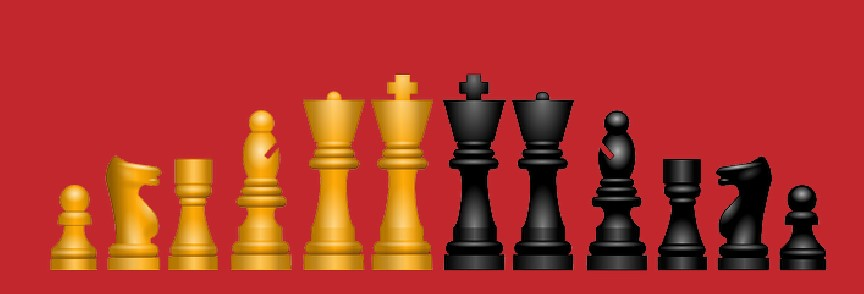
#> input picture chess.jpg, 864 x 294 px, given in place of icons01.png, which was not available
$ python contouring.py
#> lines starting #> are read from the running program, lines starting #| are printed output that depends on the picture; after the words box and inside, x2 and y2 are one past the last pixel; in counts of white or black regions, pixels touching at a corner belong together; pictures that were not available may be replaced by others from this repository, and a replacement may not be noted
import cv2 as cv
import numpy as np
import matplotlib.pyplot as plt
path ="C:\\Users\\hp\\Google Drive\\Fiverr Work\\2022\\15. Teaching OpenCV to Client\\Pics+scripts\\Pictures"
path ="C:\\Users\\hp\\Google Drive\\Fiverr Work\\2022\\15. Teaching OpenCV to Client\\Pics+scripts\\Pictures"
# read image
image = cv.imread(path + "\\icons01.png")
#> image is the input picture: shape (294, 864, 3); mean B, G, R 41.6, 52.3, 175.5

# plot using matplotlib library
plt.figure(1)
plt.imshow(image)
plt.title("Original Image")
plt.axis("off")
# convert to gray before moving countoring
grayImage = cv.cvtColor(image, cv.COLOR_BGR2GRAY)
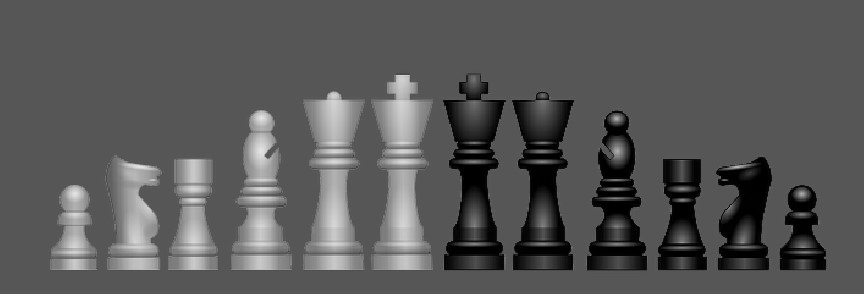
#> grayImage: shape (294, 864); min 0, max 228, mean 87.9

# now find all contours in the image
contours, hierarchy = cv.findContours(grayImage, cv.RETR_EXTERNAL, cv.CHAIN_APPROX_SIMPLE)
#> contours = [[[0, 0], [0, 293], [863, 293], [863, 0]]]
lenghthOfContours = len(contours)
#> lenghthOfContours = 1
print("the total number of contours in the image:" + str(lenghthOfContours))
#| the total number of contours in the image:1
# make copy of original image
imgCopy = image.copy()

# draw all contours
cv.drawContours(imgCopy, contours, -1, (0,255,0), 10)
#> imgCopy: shape (294, 864, 3); 5.41% of pixels changed, all inside (x1, y1, x2, y2) = (0, 0, 864, 294)


plt.figure(figsize= [10,10])
plt.imshow(imgCopy)
plt.title("Image with Contours")
plt.axis("off")
# read an image
img2 = cv.imread(path + "\\tree.jpg")

# display
plt.figure(1)
plt.imshow(img2)
plt.title("original image")
plt.axis("off")
# make copy
copyImg = np.copy(img2)
print(copyImg.shape)
#| (294, 864, 3)

# convert it to gray
imgGray = cv.cvtColor(copyImg, cv.COLOR_BGR2GRAY)
print(imgGray.shape)
#| (294, 864)

# display
plt.figure(2)
plt.imshow(imgGray, cmap="gray")
plt.title("grayscale image")
plt.axis("off")
invertGray = cv.bitwise_not(imgGray)
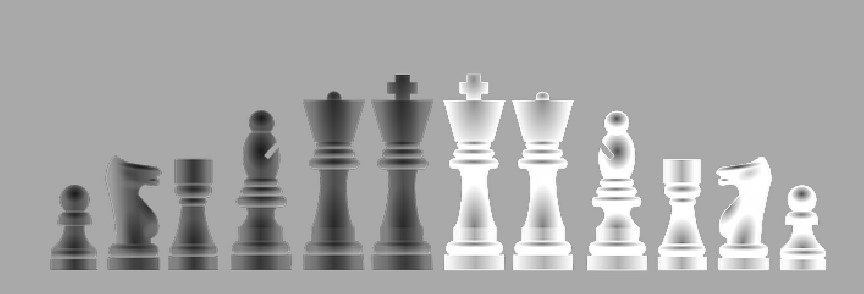
#> invertGray: shape (294, 864); min 27, max 255, mean 167.1

# display
plt.figure(3)
plt.imshow(invertGray, cmap="gray")
plt.title("Inverted grayscale image")
plt.axis("off")
# now find the contours
contours, hierarchy = cv.findContours(imgGray, cv.RETR_EXTERNAL, cv.CHAIN_APPROX_NONE)
#> contours = 1 contour; box (x1, y1, x2, y2) and area: (0, 0, 864, 294) 252859

# draw all contours
cv.drawContours(copyImg, contours, -1, (255, 0, 0), 5)
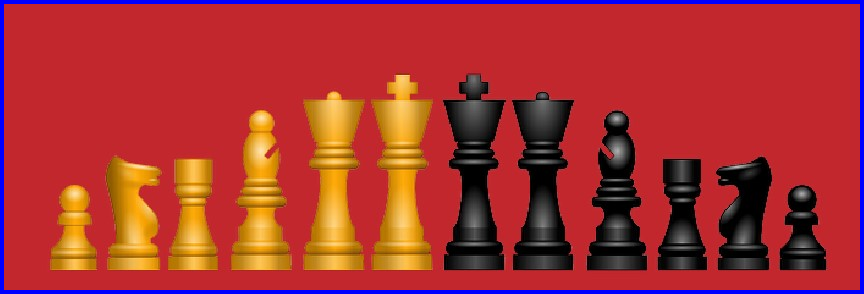
#> copyImg: shape (294, 864, 3); 3.62% of pixels changed, all inside (x1, y1, x2, y2) = (0, 0, 864, 294)

# Display the result
plt.imshow(copyImg)
plt.title("Contours Detected")
plt.axis("off")
ret, binaryThresh = cv.threshold(invertGray, 10, 255, cv.THRESH_BINARY)
#> binaryThresh: shape (294, 864); every value is 255
print(ret)

# Display the result
plt.imshow(binaryThresh, cmap="gray")
plt.title("Binary Image")
plt.axis("off")
# make another copy
copyImg2 = img2.copy()

# now find the contours
contours, hierarchy = cv.findContours(binaryThresh, cv.RETR_LIST, cv.CHAIN_APPROX_SIMPLE)
#> contours = [[[0, 0], [0, 293], [863, 293], [863, 0]]]

# draw all contours
cv.drawContours(copyImg2, contours, -1, (255, 0, 255), 5)

# Plot both of the resuts for comparison
plt.figure(figsize=[10, 10])
plt.subplot(121)
plt.imshow(copyImg)
plt.title("Without Thresholding")
plt.axis('off')
plt.subplot(122)
plt.imshow(copyImg2)
plt.title("With Threshloding")
plt.axis('off')
# Read the image
image3 = cv.imread(path + '\\chess.jpg')

# Display the image
plt.figure(figsize=[10,10])
plt.imshow(image3)
plt.title("Original Image")
plt.axis("off")
cp = image3.copy()

# Blur the image to remove noise
blurred_image = cv.GaussianBlur(cp,(5,5),0)

# Apply canny edge detection
edges = cv.Canny(blurred_image, 100, 160)
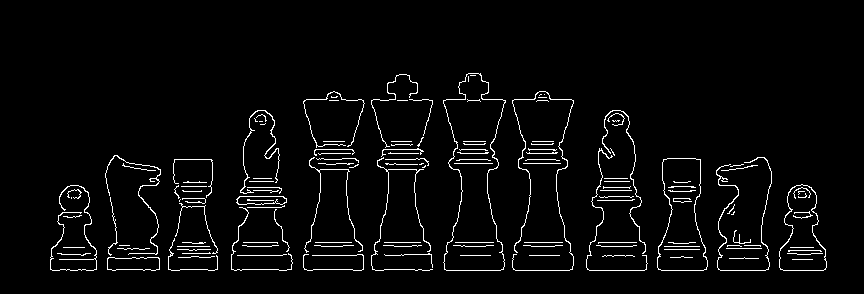
#> edges: shape (294, 864); 3.5% white in thin lines or dots, all inside (x1, y1, x2, y2) = (50, 73, 827, 271)

# Display the resultant binary image of edges
plt.figure(figsize=[10,10])
plt.imshow(edges,cmap='gray')
plt.title("Edges Image")
plt.axis("off")
# Detect the contour using the using the edges
contours, hierarchy = cv.findContours(edges, cv.RETR_EXTERNAL, cv.CHAIN_APPROX_SIMPLE)
#> contours = 112 contours, 97 with area under 20; largest, box (x1, y1, x2, y2) and area: (443, 73, 506, 271) 7886, (657, 158, 708, 271) 4042, (779, 184, 827, 271) 2723, (107, 257, 160, 271) 610, (236, 196, 287, 205) 356

# Draw the contours
image3_copy = image3.copy()

cv.drawContours(image3_copy, contours, -1, (0, 255, 0), 2)
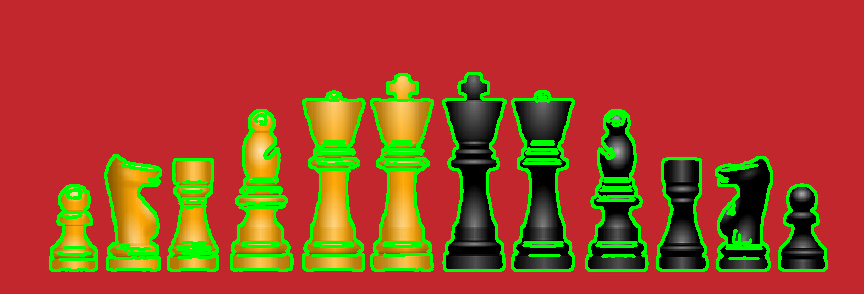
#> image3_copy: shape (294, 864, 3); 9.94% of pixels changed, all inside (x1, y1, x2, y2) = (49, 72, 828, 272)

# Display the drawn contours
plt.figure(figsize=[10,10])
plt.imshow(image3_copy)
plt.title("Contours Detected")
plt.axis("off")
image3_copy2 = image3.copy()

# Remove noise from the image
blurred = cv.GaussianBlur(image3_copy2,(3,3),0)

# Convert the image to gray-scale
gray = cv.cvtColor(blurred, cv.COLOR_BGR2GRAY)

# Perform adaptive thresholding
binary = cv.adaptiveThreshold(gray,255,cv.ADAPTIVE_THRESH_GAUSSIAN_C,cv.THRESH_BINARY_INV, 11, 5)
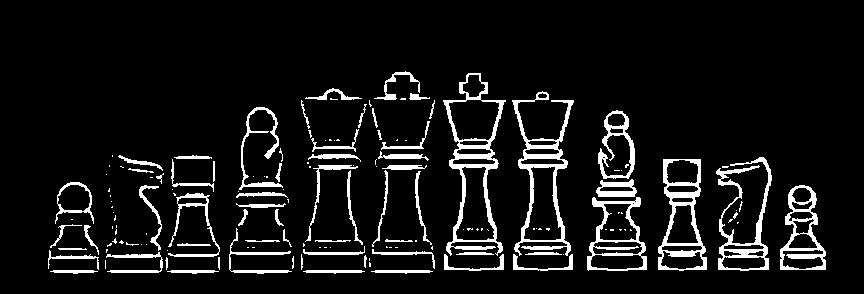
#> binary: shape (294, 864); 8.1% white; 154 white regions (88 under 20 px)

# Detect and Draw contours
contours, hierarchy = cv.findContours(binary, cv.RETR_EXTERNAL, cv.CHAIN_APPROX_SIMPLE)
#> contours = 138 contours, 82 with area under 20; largest, box (x1, y1, x2, y2) and area: (443, 73, 506, 256) 6066, (512, 91, 574, 256) 3970, (658, 159, 707, 271) 3802, (587, 197, 647, 271) 3048, (780, 185, 826, 270) 2496
cv.drawContours(image3_copy2, contours, -1, (0, 255, 0), 2)
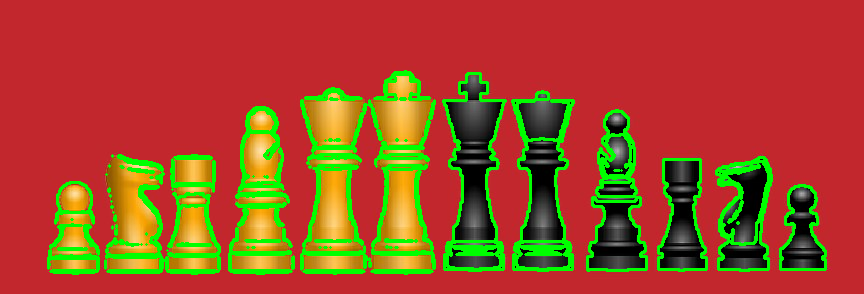
#> image3_copy2: shape (294, 864, 3); 11.05% of pixels changed, all inside (x1, y1, x2, y2) = (47, 70, 827, 275)

# Plotting both results for comparison
plt.figure(figsize=[18,18])
plt.subplot(121)
plt.imshow(image3_copy2)
plt.title("Using Adaptive Thresholding")
plt.axis('off')
plt.subplot(122)
plt.imshow(image3_copy)
plt.title("Using Edge Detection")
plt.axis('off')

image1_copy = image.copy()

# Find all contours in the image.
contours, hierarchy = cv.findContours(grayImage, cv.RETR_LIST, cv.CHAIN_APPROX_NONE)
#> contours = 441 contours, 409 with area under 20; largest, box (x1, y1, x2, y2) and area: (0, 0, 864, 294) 252859, (460, 164, 485, 192) 408, (747, 175, 770, 208) 332, (594, 245, 642, 256) 262, (732, 192, 757, 225) 240

# Select a contour
# index = 2
# contour_selected = contours[index]

# Draw the selected contour
cv.drawContours(image1_copy, contours, 2, (0,255,0), 6)
#> image1_copy: shape (294, 864, 3); 0.02% of pixels changed, all inside (x1, y1, x2, y2) = (777, 262, 786, 271)

# Display the result
plt.figure(figsize=[10,10])
plt.imshow(image1_copy)
plt.axis("off")
#> (the run stopped early here; a loop or call above may not have finished)
